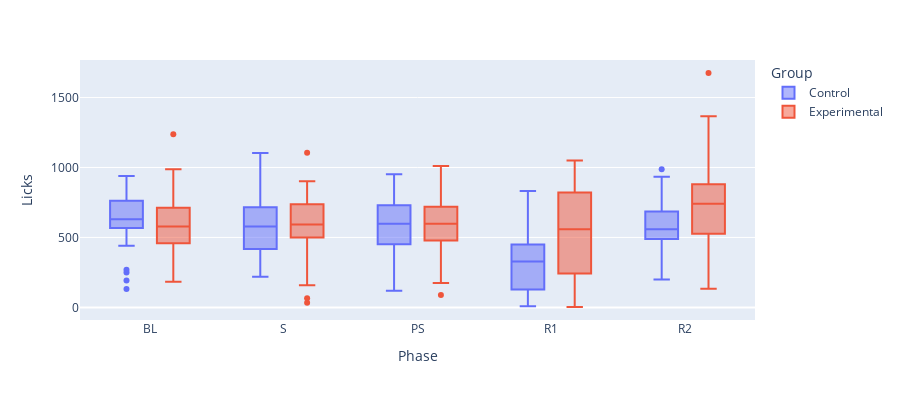

Source (notebook cell):
### Code cell
import plotly.express as px
px.box(df,x='Phase',y='Licks',
       color='Group',hover_name='Mouse_ID',height=400)#,
#       category_orders=['BL','S','PS','R1','R2'])#,points='suspectedoutliers')

### Figure 1 — Plotly figure (JSON) as saved in the notebook; plotly's stock layout.template omitted (floating-point values rounded to 4 significant figures; data arrays with more than 128 entries replaced by an {"elided": "..."} marker saying what was removed)
{"data": [{"alignmentgroup": "True", "hovertemplate": "<b>%{hovertext}</b><br><br>Group=Control<br>Phase=%{x}<br>Licks=%{y}<extra></extra>", "hovertext": {"elided": "180 int values"}, "legendgroup": "Control", "marker": {"color": "#636efa"}, "name": "Control", "notched": false, "offsetgroup": "Control", "orientation": "v", "showlegend": true, "type": "box", "x": {"elided": "180 str values"}, "x0": " ", "xaxis": "x", "y": {"elided": "180 int values"}, "y0": " ", "yaxis": "y"}, {"alignmentgroup": "True", "hovertemplate": "<b>%{hovertext}</b><br><br>Group=Experimental<br>Phase=%{x}<br>Licks=%{y}<extra></extra>", "hovertext": {"elided": "260 int values"}, "legendgroup": "Experimental", "marker": {"color": "#EF553B"}, "name": "Experimental", "notched": false, "offsetgroup": "Experimental", "orientation": "v", "showlegend": true, "type": "box", "x": {"elided": "260 str values"}, "x0": " ", "xaxis": "x", "y": {"elided": "260 int values"}, "y0": " ", "yaxis": "y"}], "layout": {"boxmode": "group", "height": 400, "legend": {"title": {"text": "Group"}, "tracegroupgap": 0}, "margin": {"t": 60}, "xaxis": {"anchor": "y", "domain": [0, 1], "title": {"text": "Phase"}}, "yaxis": {"anchor": "x", "domain": [0, 1], "title": {"text": "Licks"}}}}
